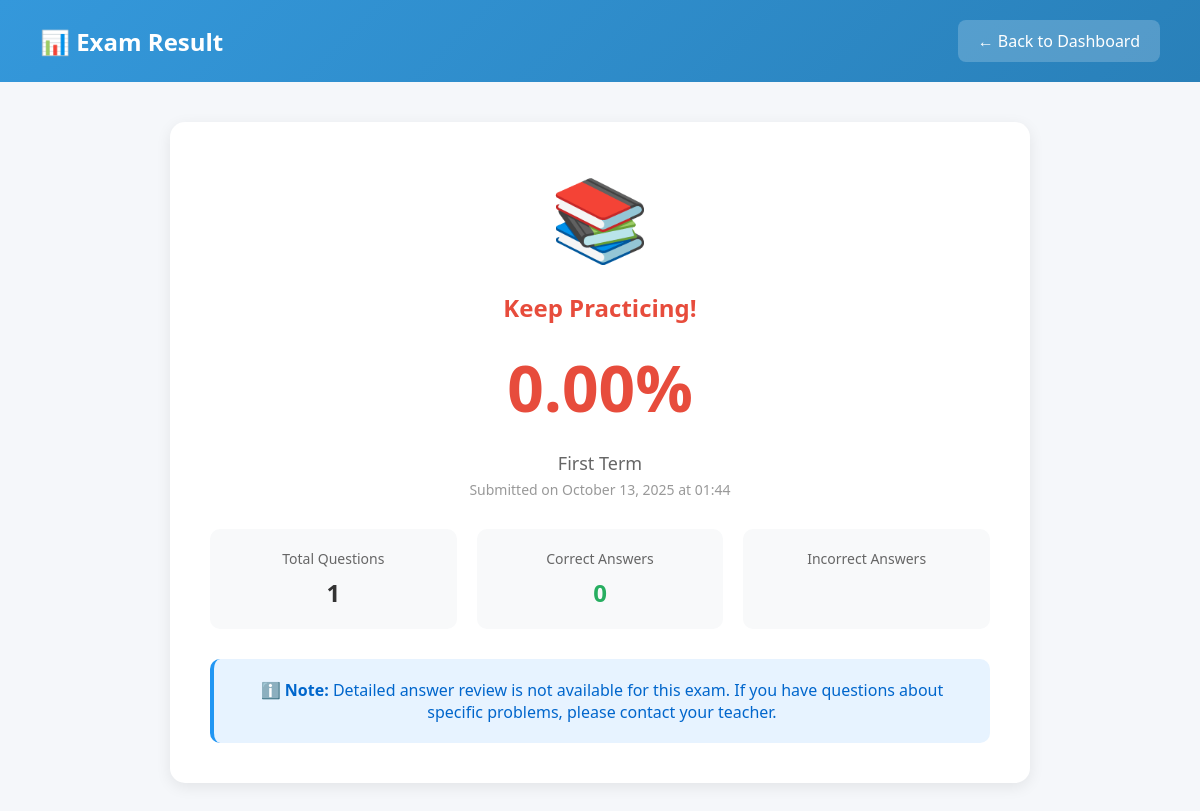
Screenshot of /student/result/1/ (signed in) with the database file from the repository.
### accounts/models.py (models this page shows, shortened)
class ExamSubmission(models.Model):
    student = models.ForeignKey(Student, on_delete=models.CASCADE)
    exam = models.ForeignKey(Exam, on_delete=models.CASCADE)
    submitted_at = models.DateTimeField(auto_now_add=True)
    score = models.DecimalField(max_digits=5, decimal_places=2)
    total_questions = models.IntegerField()
    correct_answers = models.IntegerField()
    class Meta:
        unique_together = ['student', 'exam']

class Exam(models.Model):
    exam_id = models.CharField(max_length=20, unique=True)
    title = models.CharField(max_length=200)
    subject = models.CharField(max_length=100)
    class_name = models.CharField(max_length=50)
    duration_minutes = models.IntegerField(default=60)
    created_by = models.ForeignKey(Teacher, on_delete=models.CASCADE)
    created_at = models.DateTimeField(auto_now_add=True)
    is_active = models.BooleanField(default=True)
    shuffle_questions = models.BooleanField(default=True)
    is_published = models.BooleanField(default=False)  # NEW: Publishing system
    updated_at = models.DateTimeField(auto_now=True)  # NEW: Track updates

### accounts/views.py (the view)
# urls.py: path('student/result/<int:submission_id>/', views.view_result, name='view_result'),
@login_required
def view_result(request, submission_id):
    try:
        student = Student.objects.get(user=request.user)
        submission = ExamSubmission.objects.get(id=submission_id, student=student)
    except:
        messages.error(request, 'Result not found.')
        return redirect('student_dashboard')
    context = {
        'submission': submission,
    }
    return render(request, 'view_result.html', context)

### accounts/templates/view_result.html (shortened to what this page needs)
<!DOCTYPE html>
<html lang="en">
<head>
</head>
<body>
    <nav class="navbar">
        <h1>📊 Exam Result</h1>
        <a href="{% url 'student_dashboard' %}">← Back to Dashboard</a>
    </nav>
    <div class="container">
        <div class="result-summary">
            {% if submission.score >= 75 %}
                <div class="result-icon">🎉</div>
                <h2 style="color: #27ae60;">Excellent Performance!</h2>
                <div class="score-display score-excellent">{{ submission.score }}%</div>
            {% elif submission.score >= 60 %}
                <div class="result-icon">😊</div>
                <h2 style="color: #3498db;">Good Job!</h2>
                <div class="score-display score-good">{{ submission.score }}%</div>
            {% elif submission.score >= 50 %}
                <div class="result-icon">👍</div>
                <h2 style="color: #f39c12;">You Passed!</h2>
                <div class="score-display score-average">{{ submission.score }}%</div>
            {% else %}
                <div class="result-icon">📚</div>
                <h2 style="color: #e74c3c;">Keep Practicing!</h2>
                <div class="score-display score-poor">{{ submission.score }}%</div>
            {% endif %}
            <p style="color: #666; font-size: 18px;">{{ submission.exam.title }}</p>
            <p style="color: #999; font-size: 14px; margin-top: 5px;">
                Submitted on {{ submission.submitted_at|date:"F d, Y \a\t H:i" }}
            </p>
            <div class="result-details">
                <div class="detail-item">
                    <div class="detail-label">Total Questions</div>
                    <div class="detail-value">{{ submission.total_questions }}</div>
                </div>
                <div class="detail-item">
                    <div class="detail-label">Correct Answers</div>
                    <div class="detail-value" style="color: #27ae60;">{{ submission.correct_answers }}</div>
                </div>
                <div class="detail-item">
                    <div class="detail-label">Incorrect Answers</div>
                </div>
            </div>
            <div class="info-message">
                <p><strong>ℹ️ Note:</strong> Detailed answer review is not available for this exam. If you have questions about specific problems, please contact your teacher.</p>
            </div>
        </div>
    </div>
</body>
</html>

### accounts/templates/view_result.html (style rules this page uses)
* { margin: 0; padding: 0; box-sizing: border-box; }
body { font-family: 'Segoe UI', Tahoma, Geneva, Verdana, sans-serif; background: #f5f7fa; }
.navbar { background: linear-gradient(135deg, #3498db 0%, #2980b9 100%); color: white; padding: 20px 40px; display: flex; justify-content: space-between; align-items: center; }
.navbar a { color: white; text-decoration: none; padding: 10px 20px; background: rgba(255,255,255,0.2); border-radius: 8px; }
.container { max-width: 900px; margin: 40px auto; padding: 0 20px; }
.result-summary { background: white; padding: 40px; border-radius: 15px; box-shadow: 0 4px 15px rgba(0,0,0,0.08); text-align: center; }
.result-icon { font-size: 80px; margin-bottom: 20px; }
.score-display { font-size: 64px; font-weight: bold; margin: 20px 0; }
.score-poor { color: #e74c3c; }
.result-details { display: grid; grid-template-columns: repeat(3, 1fr); gap: 20px; margin-top: 30px; }
.detail-item { background: #f8f9fa; padding: 20px; border-radius: 10px; }
.detail-label { color: #666; font-size: 14px; margin-bottom: 8px; }
.detail-value { color: #333; font-size: 24px; font-weight: bold; }
.info-message { background: #e7f3ff; padding: 20px; border-radius: 10px; margin-top: 30px; border-left: 4px solid #2196F3; }
.info-message p { color: #0066cc; margin: 0; }

### rows the page displays
ExamSubmission: score "0.00", exam "First Term", submitted_at "October 13, 2025 at 01:44", total_questions "1", correct_answers "0"
